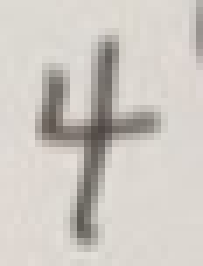
//> input picture examples/lenet/test2.jpg, 29 x 38 px (shown 7 times larger)
$ ./lenet_test   (built with g++ and OpenCV 4)
//> lines starting //> are read from the running program, lines starting //| are printed output that depends on the picture; after the words box and inside, x2 and y2 are one past the last pixel; in counts of white or black regions, pixels touching at a corner belong together
/* lenet 测试demo
   ncnn版本：20171225(Release) [1f5c646ee0023f6ab96a908d9e02c08e94f47885]
   高版本ncnn会导致innerproduct输出连续性不一致
*/
#include <stdio.h>
#include <opencv2/opencv.hpp>
#include "net.h"
int main()
{
    cv::Mat img = cv::imread("../test2.jpg");
//> img is the input picture: 38 rows x 29 cols, CV_8UC3; mean B, G, R 194.6, 200.6, 205.6
    printf("img w=%d h=%d c=%d\n", img.cols, img.rows,img.channels());
//| img w=29 h=38 c=3

    cv::resize(img, img, cv::Size(28,28));
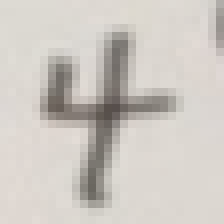
//> img: 28 rows x 28 cols, CV_8UC3 (shown 8 times larger); mean B, G, R 194.4, 200.5, 205.5
    cv::cvtColor(img, img, CV_RGB2GRAY);
//> img: 28 rows x 28 cols, CV_8UC1
    cv::threshold(img, img, 180, 255, cv::THRESH_BINARY_INV);
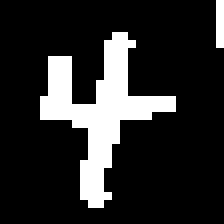
//> img: 28 rows x 28 cols, CV_8UC1 (shown 8 times larger); 16.7% white; 2 white regions (1 under 20 px), largest, box (x1, y1, x2, y2) and area: (5, 4, 22, 26) 125

    int w = img.cols;
//> w = 28
    int h = img.rows;
//> h = 28

    cv::imwrite("./aa.jpg",img);
    system("~/imgcat.sh ./aa.jpg");
    // init net
//> (the run ends here: the program needs code that is not available in this run, at `ncnn::Net net;`)
